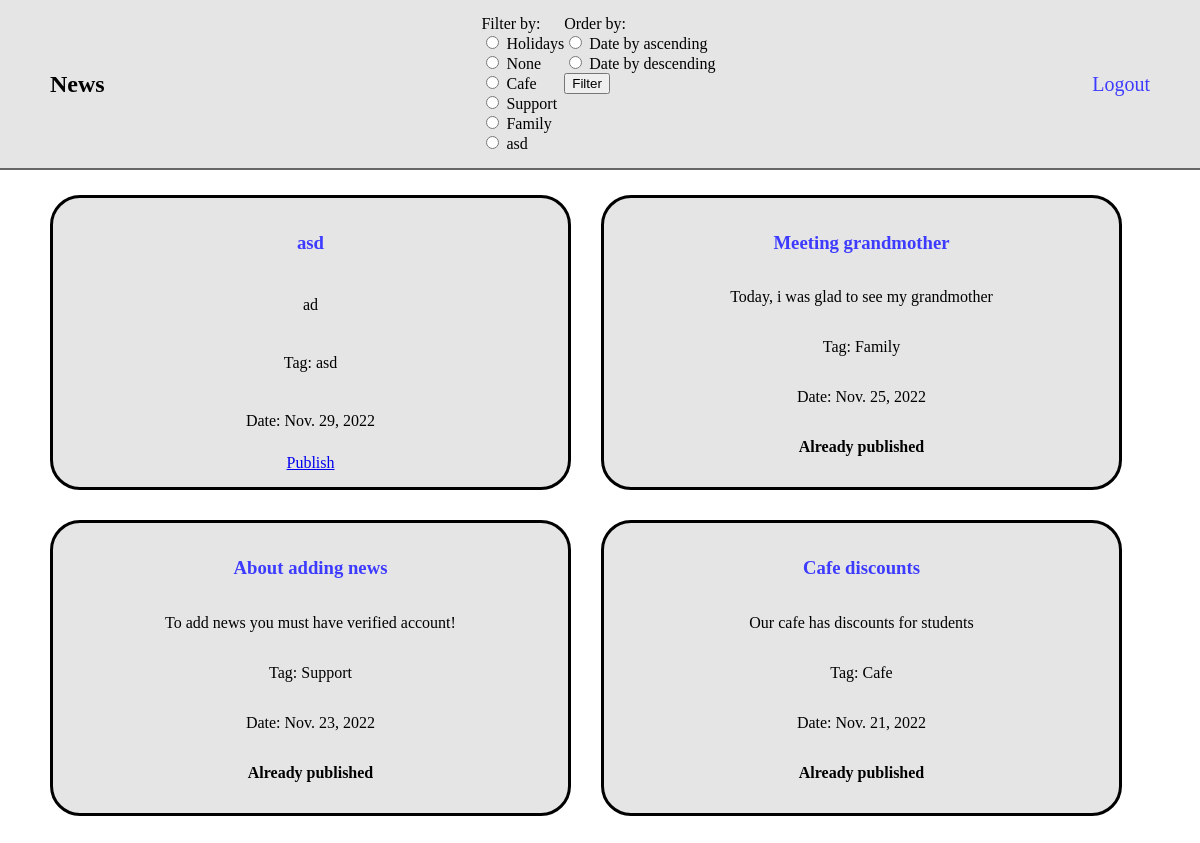
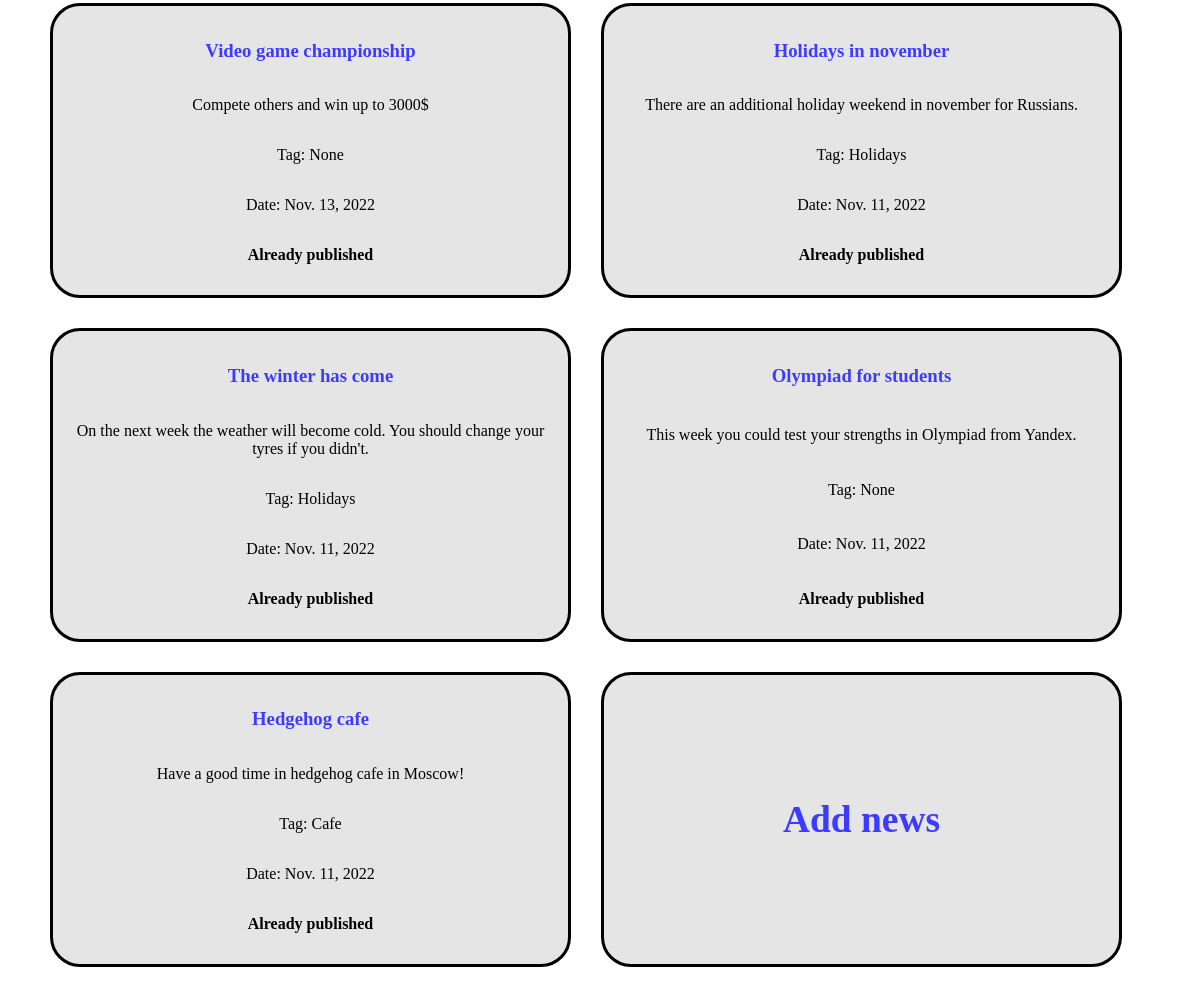
Page /news/ (signed in) on the committed database (2 pictures, top to bottom).
### app_news/models.py (models this page shows, shortened)
class News(models.Model):
    title = models.CharField(max_length=100, verbose_name='Title')
    description = models.TextField(verbose_name='Description')
    created_at = models.DateField(verbose_name='Created at', auto_now_add=True)
    updated_at = models.DateField(verbose_name='Updated at', auto_now=True)
    is_active = models.BooleanField(verbose_name='Is active', default=True)
    tag = models.CharField(verbose_name='Tag', max_length=20, default=None, null=True, blank=True)
    author = models.ForeignKey(User, on_delete=models.CASCADE, verbose_name='User',
                               related_name='news', null=True, blank=True)
    class Meta:
        verbose_name_plural = 'News'
        permissions = (
            ('publish_news', 'Can publish'),
        )

### app_news/views.py (the view, shortened to what this page needs)
# urls.py: path('', views.NewsList.as_view(), name='news-list'),
class NewsList(View):
    def get(self, request):
        news_list = News.objects.filter(is_active=True).order_by('-created_at')
        radio_form = FilterNews
        can_publish_button = False
        if request.user.has_perm('app_news.can_publish'):
            can_publish_button = True
            news_list = News.objects.order_by('-created_at')
        return render(request, 'news/news.html', context={'news_list': news_list,
                                                          'radio_form': radio_form,
                                                          'can_publish': can_publish_button})

### app_news/forms.py (called while the page is built)
    def choices():
        tag = News.objects.values('tag').distinct()
        choices_list = [(idx, elm.get('tag')) for idx, elm in enumerate(tag)]
        return choices_list

### app_news/templates/news/news.html (shortened to what this page needs)
{% load static %}
<!DOCTYPE html>
<html lang="en">
<head>
    <link rel="stylesheet" href="{% static 'app_news/style.css' %}">
</head>
<body>
  <header class="header">
    <div class="header-container">
      <h2>News</h2>
      <form class="form-filter" method="post">
        <div>
          {{ radio_form.name.label_tag }}
          {{ radio_form.name }}
        </div>
        <div>
          {{ radio_form.ordering.label_tag }}
          {{ radio_form.ordering }}
          <button type="submit">Filter</button>
        </div>
      </form>
      <p>
        {% if request.user.is_authenticated %}
          <a class="link header__link" href="/users/">Logout</a>
        {% else %}
          <a class="link header__link" href="/users/">Login</a>
        {% endif %}
      </p>
      {% if news_list %}
    </div>
  </header>
  <ul class="news__list">
    {% for news in news_list %}
    <li class="news__list__item">
      {% url 'news-detail' news.id as news_url %}
      <a class="link" href="{{ news_url }}"> <h3>{{ news.title }}</h3> </a>
      <p class="descr">{{ news.description }}</p>
      <p class="descr">Tag: {{ news.tag }}</p>
      <p>Date: {{ news.created_at }}</p>
      {% if can_publish %}
        {% if not news.is_active %}
        {% url 'news-publish' news.id as publish_url %}
        <a href="{{ publish_url }}">Publish</a>
        {% else %}
        <p><b>Already published</b></p>
        {% endif %}
      {% endif %}
    </li>
    {% endfor %}
    <li class="news__list__item">
      <a class="link" href="{% url 'add-news' %}"><h3>Add news</h3></a>
    </li>
  </ul>
  {% else %}
  <p>There are no news in here!</p>
  {% endif %}
</body>
</html>

### app_news/static/app_news/style.css (style rules this page uses)
body { margin: 0; padding: 0; }
.header { padding: 15px 50px; margin-bottom: 25px; border-bottom: 2px solid #666666; background: #e5e5e5; }
.header-container { display: flex; justify-content: space-between; align-items: center; }
.link { text-decoration: none; color: #3d3bff; }
.header__link { font-size: 20px; }
.form-filter { display: flex; }
.news__list { display: flex; flex-wrap: wrap; margin: 0 50px; padding: 0; list-style-type: none; }
.news__list__item { display: flex; justify-content: space-between; align-items: center; min-height: 215px; flex-direction: column; width: calc((100% - 130px) / 4 * 2); margin-bottom: 30px; padding: 15px; background: #e5e5e5; border: 3px solid black; border-radius: 30px; }
.news__list__item:not(:nth-child(2n)) { margin-right: 30px; }
.news__list__item:last-child { justify-content: center; }
.news__list__item:last-child a { font-size: 32px; }
.descr { text-align: center; }

### rows in the picture
News: title "asd", description "ad", tag "asd", created_at "Nov. 29, 2022"
News: title "Meeting grandmother", description "Today, i was glad to see my grandmother", tag "Family", created_at "Nov. 25, 2022", is_active "Already published"
News: title "About adding news", description "To add news you must have verified account!", tag "Support", created_at "Nov. 23, 2022", is_active "Already published"
News: title "Cafe discounts", description "Our cafe has discounts for students", tag "Cafe", created_at "Nov. 21, 2022", is_active "Already published"
News: title "Video game championship", description "Compete others and win up to 3000$", tag "None", created_at "Nov. 13, 2022", is_active "Already published"
News: title "Holidays in november", description "There are an additional holiday weekend in november for Russians.", tag "Holidays", created_at "Nov. 11, 2022", is_active "Already published"
News: title "The winter has come", description "On the next week the weather will become cold. You should change your tyres if you didn't.", tag "Holidays", created_at "Nov. 11, 2022", is_active "Already published"
News: title "Olympiad for students", description "This week you could test your strengths in Olympiad from Yandex.", tag "None", created_at "Nov. 11, 2022", is_active "Already published"
News: title "Hedgehog cafe", description "Have a good time in hedgehog cafe in Moscow!", tag "Cafe", created_at "Nov. 11, 2022", is_active "Already published"

### other values in the picture
{{ radio_form.name.label_tag }} "Filter by:"
{{ radio_form.ordering.label_tag }} "Order by:"
